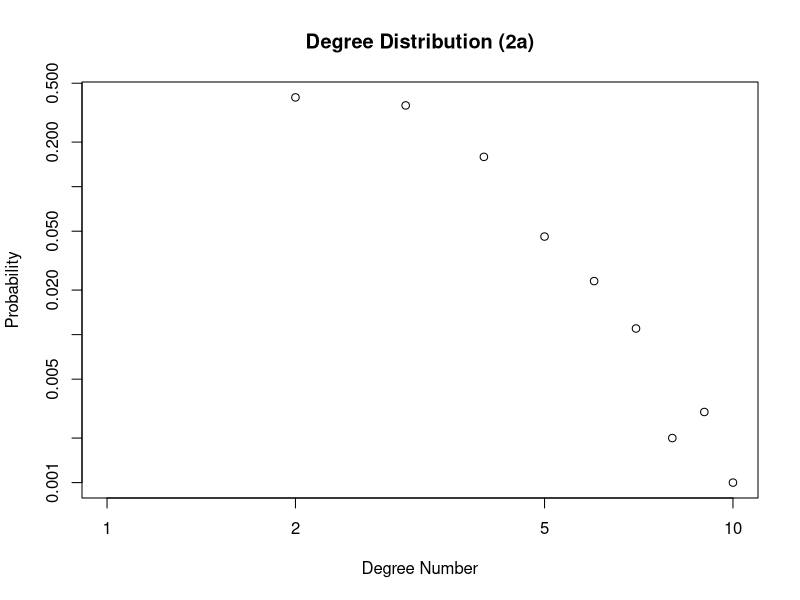
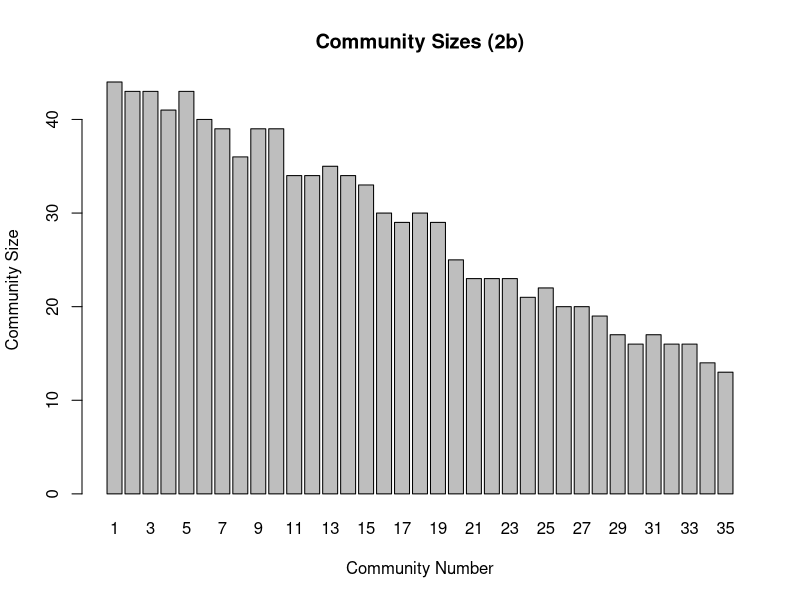
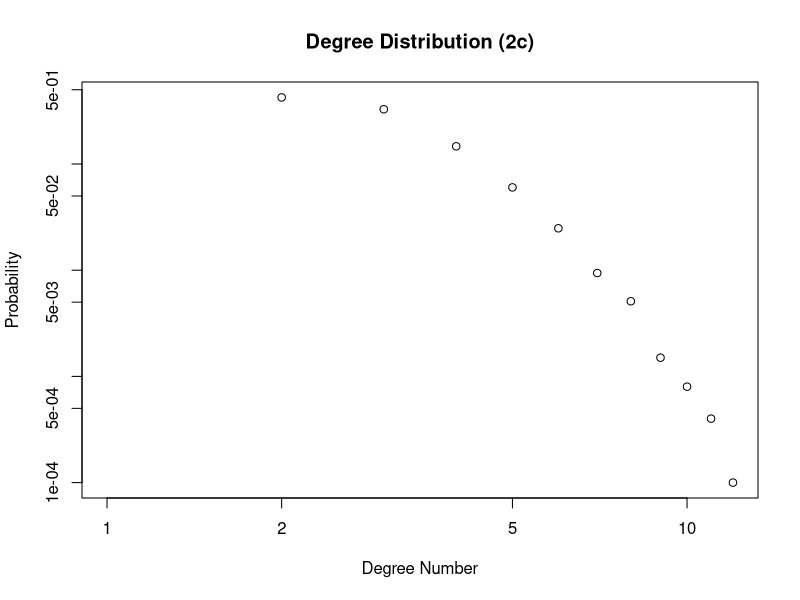
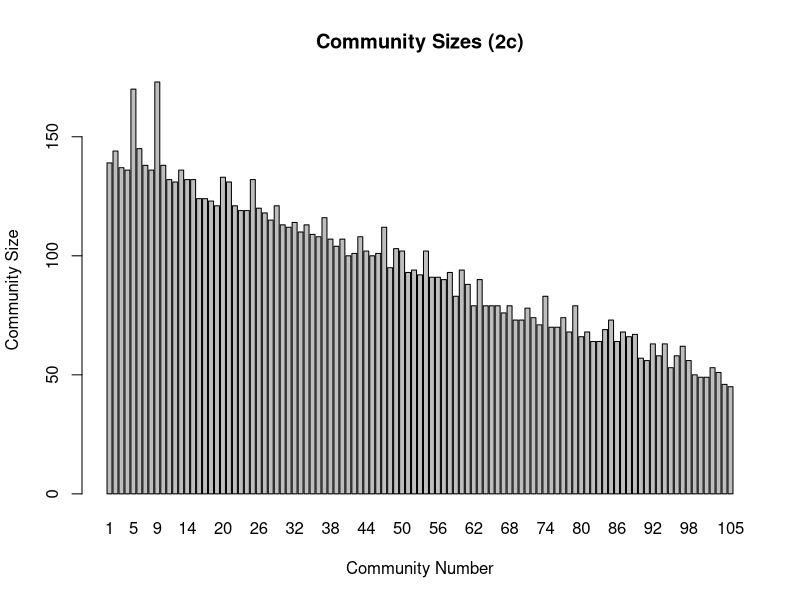
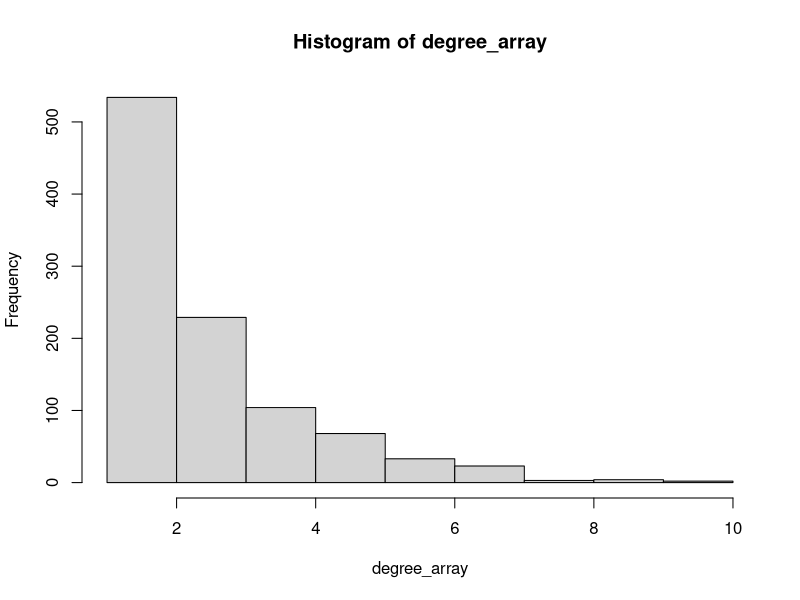
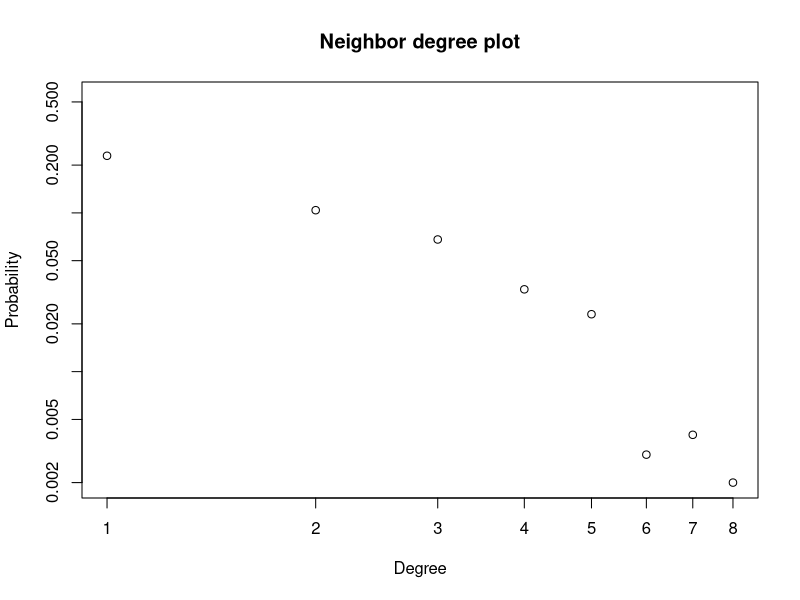
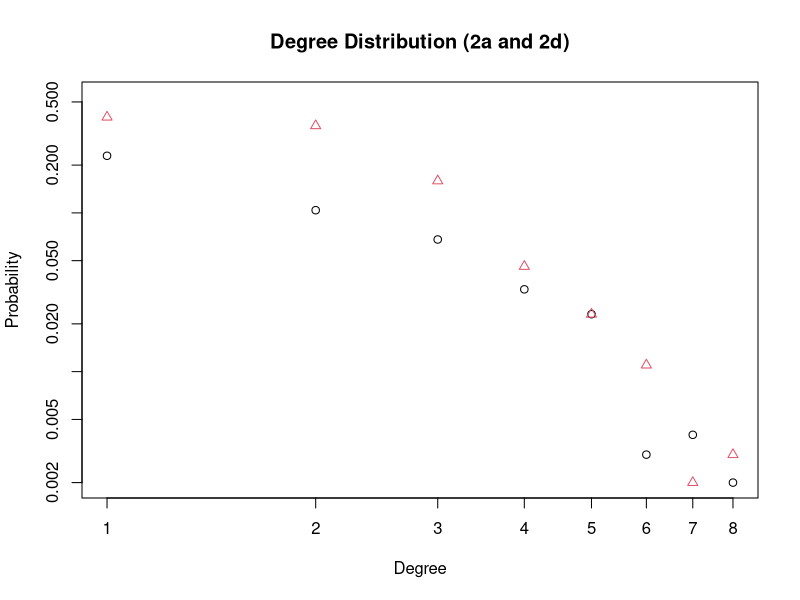

These charts were generated, in order, by the following R code:
##Download and install the package 
#install.packages("igraph")

##Load package
library(igraph)

rm(list=ls())
nodesNum = 1000

#2 
#Create a network with a fat-tailed degree distribution
#2-a

degreePro = -3

g_2a = barabasi.game(nodesNum, degreePro, directed = FALSE)
deg_dist_2a <- degree.distribution(g_2a)
x_plot_2a = 0:(length(deg_dist_2a)-1)
plot(deg_dist_2a, log = "xy", main="Degree Distribution (2a)", xlab="Degree Number", ylab="Probability")
dia_2a <- diameter(g_2a, unconnected = TRUE)


#2-b
is.connected(g_2a)
cl_2a <- clusters(g_2a)
gccIndex_2a <- which.max(cl_2a$size)
nonGccNodes_2b <- (1:vcount(g_2a))[cl_2a$membership != gccIndex_2a]
gcc_2b <- delete.vertices(g_2a, nonGccNodes_2b)

#community structure
community_str_2b <- fastgreedy.community(gcc_2b, merges=TRUE, modularity=TRUE,membership=TRUE, weights=NULL)
modularity(community_str_2b)
sizes(community_str_2b)
barplot(sizes(community_str_2b),  main="Community Sizes (2b)", xlab="Community Number", ylab="Community Size")

#2-c

nodesNum2 = 10000

g_2c = barabasi.game(nodesNum2, degreePro, directed = FALSE)
deg_dist_2c <- degree.distribution(g_2c)
x_plot_2c = 0:(length(deg_dist_2c)-1)
plot(deg_dist_2c, log = "xy", main="Degree Distribution (2c)", xlab="Degree Number", ylab="Probability")
dia_2c <- diameter(g_2c, unconnected = TRUE)
is.connected(g_2c)

#GCC calculation

cl_2c <- clusters(g_2c)
gccIndex_2c <- which.max(cl_2c$size)
nonGccNodes_2c <- (1:vcount(g_2c))[cl_2c$membership != gccIndex_2c]
gcc_2c <- delete.vertices(g_2c, nonGccNodes_2c)

#community structure
community_str_2c <- fastgreedy.community(gcc_2c, merges=TRUE, modularity=TRUE,membership=TRUE, weights=NULL)
modularity(community_str_2c)
sizes(community_str_2c)
barplot(sizes(community_str_2c),  main="Community Sizes (2c)", xlab="Community Number", ylab="Community Size")

#2-d
chosennodes <- 1000
degree_array <- vector()
smpl <- sample(1:nodesNum2, chosennodes, replace=TRUE)
for (i in 1:chosennodes){
  vtx <- V(gcc_2c)[smpl[i]]
  #dg <- degree(gcc_2c, vtx)
  n_vtx <- neighbors(gcc_2c, vtx)
  
  smpl2 <- sample(1:length(n_vtx),1,replace=TRUE)
  neighbor_degree <- degree(gcc_2c, n_vtx[smpl2])
  degree_array <- c(degree_array, neighbor_degree)
}

degree_prob <- hist(degree_array)$density
x_plot = 0:(length(degree_prob)-1)

plot(x_plot, degree_prob,  log = "xy", main = "Neighbor degree plot", xlab = "Degree", ylab = "Probability")


dd1 <- degree_prob
dd2 <- deg_dist_2a
plot(x_plot, dd1, log="xy", main="Degree Distribution (2a and 2d)", xlab="Degree",ylab="Probability")
points(x_plot_2a, dd2, col=2, pch=2)


